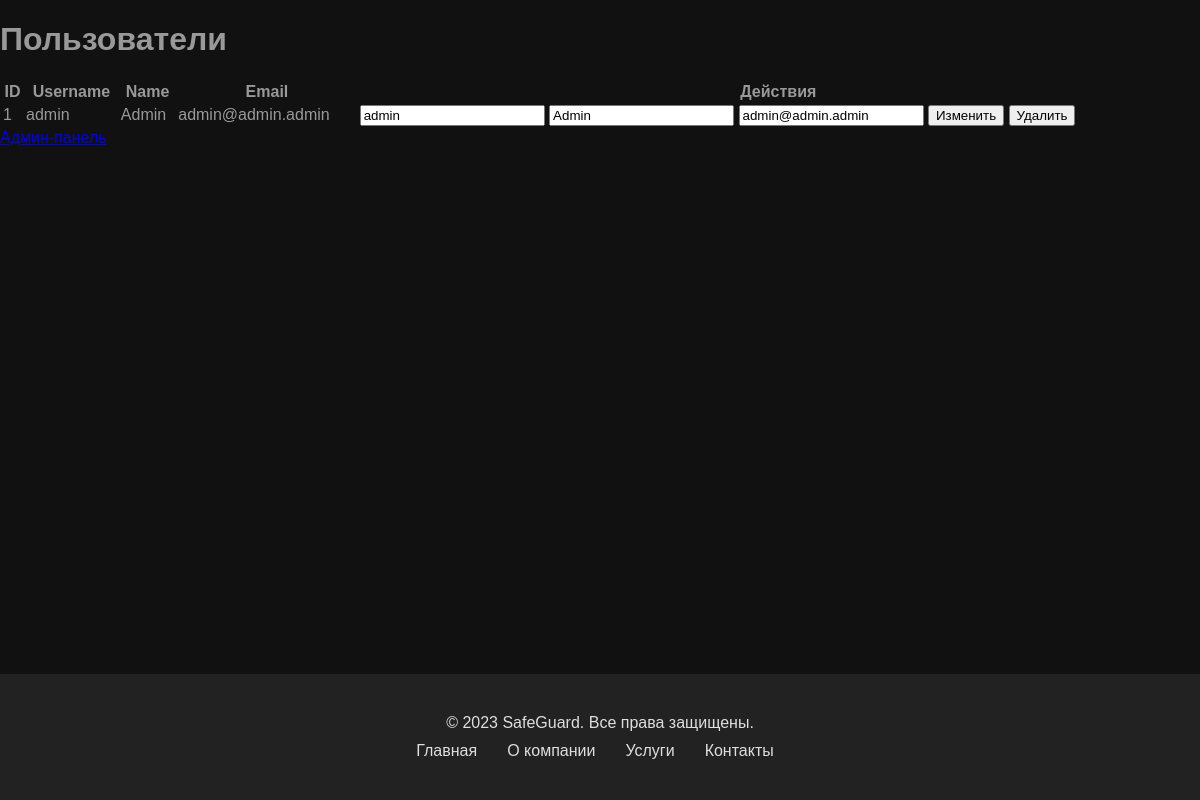
The app's page /edit_users.php (signed in) with its own data.
### tables this page shows
CREATE TABLE `users` (
  `id` int NOT NULL,
  `login` varchar(255) NOT NULL,
  `name` varchar(255) NOT NULL,
  `email` varchar(255) NOT NULL,
  `password` varchar(255) NOT NULL,
  `phone_number` varchar(20) NOT NULL,
  `date_of_birth` date NOT NULL
);

### edit_users.php (the view, shortened to what this page needs)
<?php
$servername = "localhost";
$username = "root";
$password = "";
$dbname = "tkvbd";
$conn = new mysqli($servername, $username, $password, $dbname);
$sql = "SELECT * FROM users";
$result = $conn->query($sql);
$users = array();
if ($result->num_rows > 0) {
    while ($row = $result->fetch_assoc()) {
        $users[] = $row;
    }
}
?>
<!DOCTYPE html>
<html lang="ru">
<head>
    <link rel="stylesheet" type="text/css" href="style.css">
</head>
<body>
    <h1>Пользователи</h1>
    <table>
        <thead>
            <tr>
                <th>ID</th>
                <th>Username</th>
                <th>Name</th>
                <th>Email</th>
                <th>Действия</th>
            </tr>
        </thead>
        <tbody>
            <?php foreach ($users as $user): ?>
                <tr>
                    <td><?php echo $user['id']; ?></td>
                    <td><?php echo $user['login']; ?></td>
                    <td><?php echo $user['name']; ?></td>
                    <td><?php echo $user['email']; ?></td>
                    <td>
                        <form action="" method="POST">
                            <input type="text" name="username" value="<?php echo $user['login']; ?>">
                            <input type="text" name="name" value="<?php echo $user['name']; ?>">
                            <input type="email" name="email" value="<?php echo $user['email']; ?>">
                            <button type="submit" name="edit_user">Изменить</button>
                            <button type="submit" name="delete_user">Удалить</button>
                        </form>
                    </td>
                </tr>
            <?php endforeach; ?>
        </tbody>
    </table>
    <a href="admin.php">Админ-панель</a>
    <?php include 'footer.php'; ?>
</body>
</html>

### style.css (style rules this page uses)
body { font-family: Arial, sans-serif; margin: 0; padding: 0; color: #999; background-color: #111111; display: flex; flex-direction: column; min-height: 100vh; }

### records on screen
users: id "1", login "admin", name "Admin", email "admin@admin.admin", username "admin"
